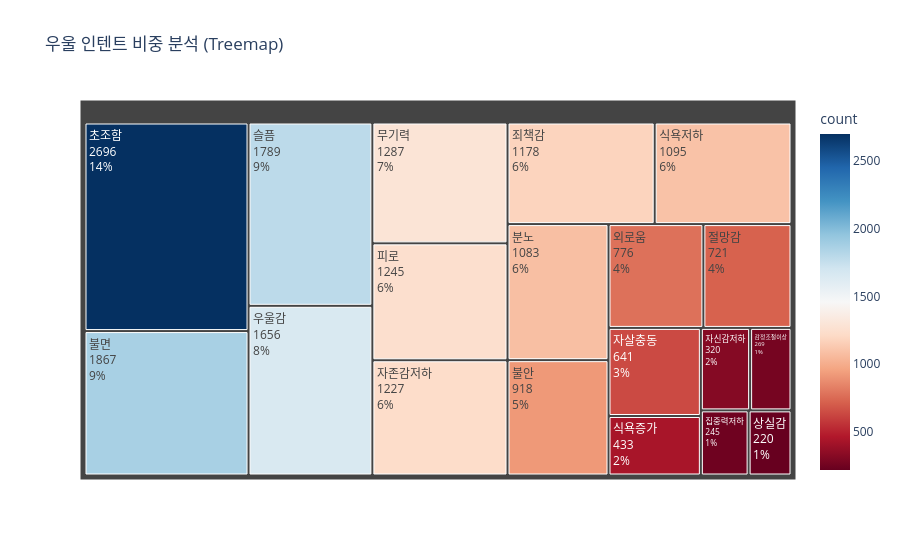

Notebook source saved alongside this figure:
### Code cell
import pandas as pd
import plotly.express as px

# 데이터 불러오기
df = pd.read_csv('cleaned_wellness.csv')
intent_counts = df['intent'].value_counts().reset_index()
intent_counts.columns = ['intent', 'count']

# 트리맵 시각화
fig = px.treemap(intent_counts, 
                 path=['intent'], 
                 values='count',
                 color='count',
                 color_continuous_scale='RdBu',
                 title='우울 인텐트 비중 분석 (Treemap)')

fig.update_traces(textinfo="label+value+percent root")
fig.show()

### Figure 1 — Plotly figure (JSON) as saved in the notebook; plotly's stock layout.template omitted (floating-point values rounded to 4 significant figures)
{"data": [{"branchvalues": "total", "customdata": [[2696.0], [1867.0], [1789.0], [1656.0], [1287.0], [1245.0], [1227.0], [1178.0], [1095.0], [1083.0], [918.0], [776.0], [721.0], [641.0], [433.0], [320.0], [269.0], [245.0], [220.0]], "domain": {"x": [0, 1], "y": [0, 1]}, "hovertemplate": "labels=%{label}<br>count_sum=%{value}<br>parent=%{parent}<br>id=%{id}<br>count=%{color}<extra></extra>", "ids": ["초조함", "불면", "슬픔", "우울감", "무기력", "피로", "자존감저하", "죄책감", "식욕저하", "분노", "불안", "외로움", "절망감", "자살충동", "식욕증가", "자신감저하", "감정조절이상", "집중력저하", "상실감"], "labels": ["초조함", "불면", "슬픔", "우울감", "무기력", "피로", "자존감저하", "죄책감", "식욕저하", "분노", "불안", "외로움", "절망감", "자살충동", "식욕증가", "자신감저하", "감정조절이상", "집중력저하", "상실감"], "marker": {"coloraxis": "coloraxis", "colors": [2696.0, 1867.0, 1789.0, 1656.0, 1287.0, 1245.0, 1227.0, 1178.0, 1095.0, 1083.0, 918.0, 776.0, 721.0, 641.0, 433.0, 320.0, 269.0, 245.0, 220.0]}, "name": "", "parents": ["", "", "", "", "", "", "", "", "", "", "", "", "", "", "", "", "", "", ""], "textinfo": "label+value+percent root", "type": "treemap", "values": [2696.0, 1867.0, 1789.0, 1656.0, 1287.0, 1245.0, 1227.0, 1178.0, 1095.0, 1083.0, 918.0, 776.0, 721.0, 641.0, 433.0, 320.0, 269.0, 245.0, 220.0]}], "layout": {"coloraxis": {"colorbar": {"title": {"text": "count"}}, "colorscale": [[0, "rgb(103,0,31)"], [0.1, "rgb(178,24,43)"], [0.2, "rgb(214,96,77)"], [0.3, "rgb(244,165,130)"], [0.4, "rgb(253,219,199)"], [0.5, "rgb(247,247,247)"], [0.6, "rgb(209,229,240)"], [0.7, "rgb(146,197,222)"], [0.8, "rgb(67,147,195)"], [0.9, "rgb(33,102,172)"], [1, "rgb(5,48,97)"]]}, "legend": {"tracegroupgap": 0}, "title": {"text": "우울 인텐트 비중 분석 (Treemap)"}}}
